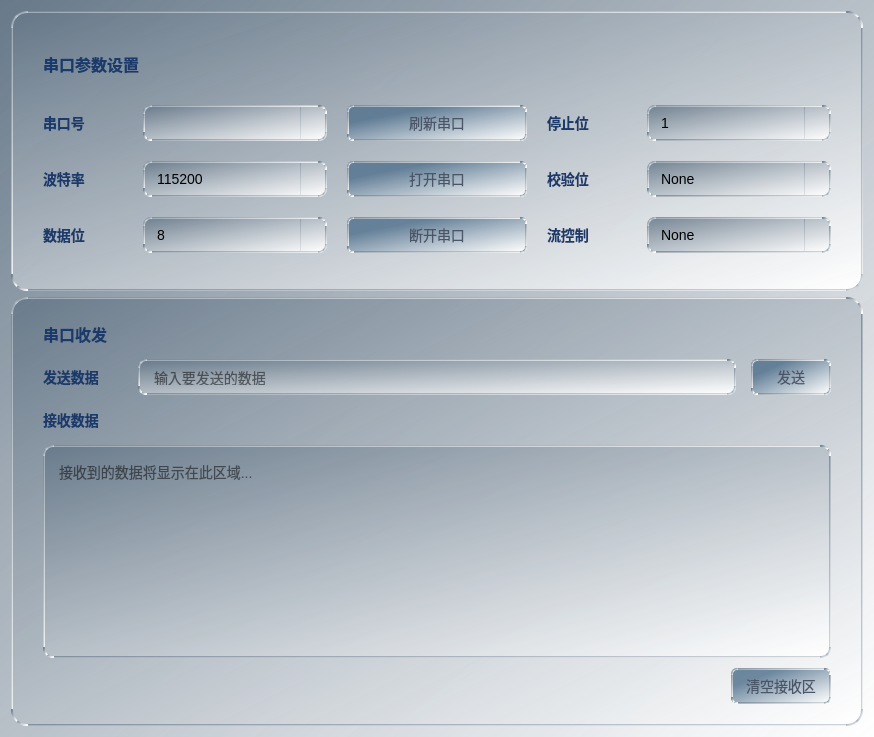
<?xml version="1.0" encoding="UTF-8"?>
<ui version="4.0">
 <class>SerialSetWidget</class>
 <widget class="QWidget" name="SerialSetWidget">
  <property name="geometry">
   <rect>
    <x>0</x>
    <y>0</y>
    <width>874</width>
    <height>737</height>
   </rect>
  </property>
  <property name="windowTitle">
   <string>Form</string>
  </property>
  <property name="styleSheet">
   <string notr="true">QWidget {
    font-family: &quot;Microsoft YaHei&quot;, &quot;微软雅黑&quot;, &quot;PingFang SC&quot;, sans-serif;
    font-size: 14px;
    color: #2D3748;
}
QWidget#SerialSetWidget{
    background: qlineargradient(spread:pad, x1:0, y1:0, x2:1, y2:1, stop:0 rgba(100, 118, 135, 217), stop:1 rgba(255, 255, 255, 255));
}</string>
  </property>
  <layout class="QGridLayout" name="gridLayout">
   <item row="0" column="0">
    <widget class="QFrame" name="serialConfigFrame">
     <property name="minimumSize">
      <size>
       <width>0</width>
       <height>280</height>
      </size>
     </property>
     <property name="maximumSize">
      <size>
       <width>16777215</width>
       <height>280</height>
      </size>
     </property>
     <property name="styleSheet">
      <string notr="true">QFrame#serialConfigFrame{
    background:qlineargradient(spread:pad, x1:0, y1:0, x2:1, y2:1, stop:0 rgba(100, 118, 135, 217), stop:1 rgba(255, 255, 255, 255));
    border-radius: 16px;
    border: 2px solid qlineargradient(spread:pad, x1:0, y1:0, x2:1, y2:1, stop:0 rgba(100, 118, 135, 217), stop:1 rgba(255, 255, 255, 255));
}</string>
     </property>
     <property name="frameShape">
      <enum>QFrame::StyledPanel</enum>
     </property>
     <property name="frameShadow">
      <enum>QFrame::Raised</enum>
     </property>
     <layout class="QVBoxLayout" name="serialConfigVerticalLayout">
      <property name="spacing">
       <number>10</number>
      </property>
      <property name="leftMargin">
       <number>30</number>
      </property>
      <property name="topMargin">
       <number>20</number>
      </property>
      <property name="rightMargin">
       <number>30</number>
      </property>
      <property name="bottomMargin">
       <number>20</number>
      </property>
      <item>
       <widget class="QLabel" name="configTitleLabel">
        <property name="minimumSize">
         <size>
          <width>0</width>
          <height>30</height>
         </size>
        </property>
        <property name="maximumSize">
         <size>
          <width>16777215</width>
          <height>30</height>
         </size>
        </property>
        <property name="styleSheet">
         <string notr="true">QLabel{
    border:none;
    font-size: 16px;
    font-weight: bold;
    color: #1A3A6B;
    background:transparent;
}</string>
        </property>
        <property name="text">
         <string>&lt;html&gt;&lt;head/&gt;&lt;body&gt;&lt;p&gt;&lt;span style=&quot; font-size:12pt;&quot;&gt;串口参数设置&lt;/span&gt;&lt;/p&gt;&lt;/body&gt;&lt;/html&gt;</string>
        </property>
       </widget>
      </item>
      <item>
       <layout class="QGridLayout" name="serialConfigGridLayout">
        <property name="spacing">
         <number>20</number>
        </property>
        <item row="0" column="0">
         <widget class="QLabel" name="portNameLabel">
          <property name="minimumSize">
           <size>
            <width>80</width>
            <height>36</height>
           </size>
          </property>
          <property name="maximumSize">
           <size>
            <width>80</width>
            <height>36</height>
           </size>
          </property>
          <property name="styleSheet">
           <string notr="true">QLabel{
    border:none;
    font-weight: bold;
    color: #1A3A6B;
    background:transparent;
}</string>
          </property>
          <property name="text">
           <string>串口号</string>
          </property>
         </widget>
        </item>
        <item row="0" column="1">
         <widget class="QComboBox" name="portNameComboBox">
          <property name="minimumSize">
           <size>
            <width>180</width>
            <height>36</height>
           </size>
          </property>
          <property name="maximumSize">
           <size>
            <width>200</width>
            <height>36</height>
           </size>
          </property>
          <property name="styleSheet">
           <string notr="true">QComboBox{
    background-color: qlineargradient(spread:pad, x1:0, y1:0, x2:1, y2:1, stop:0 rgba(100, 118, 135, 217), stop:1 rgba(255, 255, 255, 255));
    border: 2px solid qlineargradient(spread:pad, x1:0, y1:0, x2:1, y2:1, stop:0 rgba(100, 118, 135, 217), stop:1 rgba(255, 255, 255, 255));
    border-radius: 8px;
    padding: 6px 12px;
    font-size: 14px;
    color: rgb(0, 0, 0);
}
QComboBox:focus{
    border: 1px solid #348aff;
}
QComboBox::drop-down{
    subcontrol-origin: padding;
    subcontrol-position: top right;
    width: 24px;
    border-left: 1px solid qlineargradient(spread:pad, x1:0, y1:0, x2:1, y2:1, stop:0 rgba(100, 118, 135, 217), stop:1 rgba(255, 255, 255, 255));
    border-top-right-radius: 8px;
    border-bottom-right-radius: 8px;
}</string>
          </property>
         </widget>
        </item>
        <item row="0" column="2">
         <widget class="QPushButton" name="refreshPortButton">
          <property name="minimumSize">
           <size>
            <width>180</width>
            <height>36</height>
           </size>
          </property>
          <property name="maximumSize">
           <size>
            <width>180</width>
            <height>36</height>
           </size>
          </property>
          <property name="styleSheet">
           <string notr="true">QPushButton
{
	background: qlineargradient(spread:pad, x1:0, y1:0, x2:1, y2:1, stop:0.248927 rgba(85, 116, 143, 217), stop:1 rgba(255, 255, 255, 255));
	color: rgb(74, 85, 104);
	border: 2px solid qlineargradient(spread:pad, x1:0, y1:0, x2:1, y2:1, stop:0 rgba(100, 118, 135, 217), stop:1 rgba(255, 255, 255, 255));
	border-radius: 6px;
	font-size: 14px;
	font: 63 9pt &quot;Bahnschrift SemiBold SemiConden&quot;;
}
QPushButton:hover {
    background: qlineargradient(spread:pad, x1:0, y1:0, x2:1, y2:1, stop:0 rgba(100, 118, 135, 217), stop:1 rgba(255, 255, 255, 255));
    color: #1A3A6B;
}

QPushButton:pressed {
    background: qlineargradient(spread:pad, x1:0, y1:0, x2:1, y2:1, stop:0 rgba(100, 118, 135, 217), stop:1 rgba(255, 255, 255, 255));
	color: #1A3A6B;
    font-weight: bold;
}</string>
          </property>
          <property name="text">
           <string>刷新串口</string>
          </property>
         </widget>
        </item>
        <item row="1" column="2">
         <widget class="QPushButton" name="openButton">
          <property name="minimumSize">
           <size>
            <width>180</width>
            <height>36</height>
           </size>
          </property>
          <property name="maximumSize">
           <size>
            <width>200</width>
            <height>36</height>
           </size>
          </property>
          <property name="styleSheet">
           <string notr="true">QPushButton
{
	background: qlineargradient(spread:pad, x1:0, y1:0, x2:1, y2:1, stop:0.248927 rgba(85, 116, 143, 217), stop:1 rgba(255, 255, 255, 255));
	color: rgb(74, 85, 104);
	border: 2px solid qlineargradient(spread:pad, x1:0, y1:0, x2:1, y2:1, stop:0 rgba(100, 118, 135, 217), stop:1 rgba(255, 255, 255, 255));
	border-radius: 6px;
	font-size: 14px;
	font: 63 9pt &quot;Bahnschrift SemiBold SemiConden&quot;;
}
QPushButton:hover {
    background: qlineargradient(spread:pad, x1:0, y1:0, x2:1, y2:1, stop:0 rgba(100, 118, 135, 217), stop:1 rgba(255, 255, 255, 255));
    color: #1A3A6B;
}

QPushButton:pressed {
    background: qlineargradient(spread:pad, x1:0, y1:0, x2:1, y2:1, stop:0 rgba(100, 118, 135, 217), stop:1 rgba(255, 255, 255, 255));
	color: #1A3A6B;
    font-weight: bold;
}</string>
          </property>
          <property name="text">
           <string>打开串口</string>
          </property>
         </widget>
        </item>
        <item row="2" column="2">
         <widget class="QPushButton" name="closeButton">
          <property name="minimumSize">
           <size>
            <width>180</width>
            <height>36</height>
           </size>
          </property>
          <property name="maximumSize">
           <size>
            <width>200</width>
            <height>36</height>
           </size>
          </property>
          <property name="styleSheet">
           <string notr="true">QPushButton
{
	background: qlineargradient(spread:pad, x1:0, y1:0, x2:1, y2:1, stop:0.248927 rgba(85, 116, 143, 217), stop:1 rgba(255, 255, 255, 255));
	color: rgb(74, 85, 104);
	border: 2px solid qlineargradient(spread:pad, x1:0, y1:0, x2:1, y2:1, stop:0 rgba(100, 118, 135, 217), stop:1 rgba(255, 255, 255, 255));
	border-radius: 6px;
	font-size: 14px;
	font: 63 9pt &quot;Bahnschrift SemiBold SemiConden&quot;;
}
QPushButton:hover {
    background: qlineargradient(spread:pad, x1:0, y1:0, x2:1, y2:1, stop:0 rgba(100, 118, 135, 217), stop:1 rgba(255, 255, 255, 255));
    color: #1A3A6B;
}

QPushButton:pressed {
    background: qlineargradient(spread:pad, x1:0, y1:0, x2:1, y2:1, stop:0 rgba(100, 118, 135, 217), stop:1 rgba(255, 255, 255, 255));
	color: #1A3A6B;
    font-weight: bold;
}</string>
          </property>
          <property name="text">
           <string>断开串口</string>
          </property>
         </widget>
        </item>
        <item row="2" column="4">
         <layout class="QHBoxLayout" name="statusLayout">
          <property name="spacing">
           <number>15</number>
          </property>
          <item>
           <widget class="QComboBox" name="flowControlBox">
            <property name="minimumSize">
             <size>
              <width>180</width>
              <height>36</height>
             </size>
            </property>
            <property name="maximumSize">
             <size>
              <width>200</width>
              <height>36</height>
             </size>
            </property>
            <property name="styleSheet">
             <string notr="true">QComboBox{
    background-color: qlineargradient(spread:pad, x1:0, y1:0, x2:1, y2:1, stop:0 rgba(100, 118, 135, 217), stop:1 rgba(255, 255, 255, 255));
    border: 2px solid qlineargradient(spread:pad, x1:0, y1:0, x2:1, y2:1, stop:0 rgba(100, 118, 135, 217), stop:1 rgba(255, 255, 255, 255));
    border-radius: 8px;
    padding: 6px 12px;
    font-size: 14px;
    color: rgb(0, 0, 0);
}
QComboBox:focus{
    border: 1px solid #348aff;
}
QComboBox::drop-down{
    subcontrol-origin: padding;
    subcontrol-position: top right;
    width: 24px;
    border-left: 1px solid qlineargradient(spread:pad, x1:0, y1:0, x2:1, y2:1, stop:0 rgba(100, 118, 135, 217), stop:1 rgba(255, 255, 255, 255));
    border-top-right-radius: 8px;
    border-bottom-right-radius: 8px;
}</string>
            </property>
            <item>
             <property name="text">
              <string>None</string>
             </property>
            </item>
           </widget>
          </item>
         </layout>
        </item>
        <item row="2" column="0">
         <widget class="QLabel" name="dataBitsLabel">
          <property name="minimumSize">
           <size>
            <width>80</width>
            <height>36</height>
           </size>
          </property>
          <property name="maximumSize">
           <size>
            <width>80</width>
            <height>36</height>
           </size>
          </property>
          <property name="styleSheet">
           <string notr="true">QLabel{
    border:none;
    font-weight: bold;
    color: #1A3A6B;
    background:transparent;
}</string>
          </property>
          <property name="text">
           <string>数据位</string>
          </property>
         </widget>
        </item>
        <item row="2" column="1">
         <widget class="QComboBox" name="dataBitsComboBox">
          <property name="minimumSize">
           <size>
            <width>180</width>
            <height>36</height>
           </size>
          </property>
          <property name="maximumSize">
           <size>
            <width>200</width>
            <height>36</height>
           </size>
          </property>
          <property name="styleSheet">
           <string notr="true">QComboBox{
    background-color: qlineargradient(spread:pad, x1:0, y1:0, x2:1, y2:1, stop:0 rgba(100, 118, 135, 217), stop:1 rgba(255, 255, 255, 255));
    border: 2px solid qlineargradient(spread:pad, x1:0, y1:0, x2:1, y2:1, stop:0 rgba(100, 118, 135, 217), stop:1 rgba(255, 255, 255, 255));
    border-radius: 8px;
    padding: 6px 12px;
    font-size: 14px;
    color: rgb(0, 0, 0);
}
QComboBox:focus{
    border: 1px solid #348aff;
}
QComboBox::drop-down{
    subcontrol-origin: padding;
    subcontrol-position: top right;
    width: 24px;
    border-left: 1px solid qlineargradient(spread:pad, x1:0, y1:0, x2:1, y2:1, stop:0 rgba(100, 118, 135, 217), stop:1 rgba(255, 255, 255, 255));
    border-top-right-radius: 8px;
    border-bottom-right-radius: 8px;
}</string>
          </property>
          <item>
           <property name="text">
            <string>8</string>
           </property>
          </item>
          <item>
           <property name="text">
            <string>7</string>
           </property>
          </item>
          <item>
           <property name="text">
            <string>6</string>
           </property>
          </item>
          <item>
           <property name="text">
            <string>5</string>
           </property>
          </item>
         </widget>
        </item>
        <item row="1" column="0">
         <widget class="QLabel" name="baudRateLabel">
          <property name="minimumSize">
           <size>
            <width>80</width>
            <height>36</height>
           </size>
          </property>
          <property name="maximumSize">
           <size>
            <width>80</width>
            <height>36</height>
           </size>
          </property>
          <property name="styleSheet">
           <string notr="true">QLabel{
    border:none;
    font-weight: bold;
    color: #1A3A6B;
    background:transparent;
}</string>
          </property>
          <property name="text">
           <string>波特率</string>
          </property>
         </widget>
        </item>
        <item row="1" column="1">
         <widget class="QComboBox" name="baudRateComboBox">
          <property name="minimumSize">
           <size>
            <width>180</width>
            <height>36</height>
           </size>
          </property>
          <property name="maximumSize">
           <size>
            <width>200</width>
            <height>36</height>
           </size>
          </property>
          <property name="styleSheet">
           <string notr="true">QComboBox{
    background-color: qlineargradient(spread:pad, x1:0, y1:0, x2:1, y2:1, stop:0 rgba(100, 118, 135, 217), stop:1 rgba(255, 255, 255, 255));
    border: 2px solid qlineargradient(spread:pad, x1:0, y1:0, x2:1, y2:1, stop:0 rgba(100, 118, 135, 217), stop:1 rgba(255, 255, 255, 255));
    border-radius: 8px;
    padding: 6px 12px;
    font-size: 14px;
    color: rgb(0, 0, 0);
}
QComboBox:focus{
    border: 1px solid #348aff;
}
QComboBox::drop-down{
    subcontrol-origin: padding;
    subcontrol-position: top right;
    width: 24px;
    border-left: 1px solid qlineargradient(spread:pad, x1:0, y1:0, x2:1, y2:1, stop:0 rgba(100, 118, 135, 217), stop:1 rgba(255, 255, 255, 255));
    border-top-right-radius: 8px;
    border-bottom-right-radius: 8px;
}</string>
          </property>
          <item>
           <property name="text">
            <string>115200</string>
           </property>
          </item>
          <item>
           <property name="text">
            <string>9600</string>
           </property>
          </item>
          <item>
           <property name="text">
            <string>4800</string>
           </property>
          </item>
         </widget>
        </item>
        <item row="0" column="3">
         <widget class="QLabel" name="stopBitsLabel">
          <property name="minimumSize">
           <size>
            <width>80</width>
            <height>36</height>
           </size>
          </property>
          <property name="maximumSize">
           <size>
            <width>80</width>
            <height>36</height>
           </size>
          </property>
          <property name="styleSheet">
           <string notr="true">QLabel{
    border:none;
    font-weight: bold;
    color: #1A3A6B;
    background:transparent;
}</string>
          </property>
          <property name="text">
           <string>停止位</string>
          </property>
         </widget>
        </item>
        <item row="0" column="4">
         <widget class="QComboBox" name="stopBitsComboBox">
          <property name="minimumSize">
           <size>
            <width>180</width>
            <height>36</height>
           </size>
          </property>
          <property name="maximumSize">
           <size>
            <width>200</width>
            <height>36</height>
           </size>
          </property>
          <property name="styleSheet">
           <string notr="true">QComboBox{
    background-color: qlineargradient(spread:pad, x1:0, y1:0, x2:1, y2:1, stop:0 rgba(100, 118, 135, 217), stop:1 rgba(255, 255, 255, 255));
    border: 2px solid qlineargradient(spread:pad, x1:0, y1:0, x2:1, y2:1, stop:0 rgba(100, 118, 135, 217), stop:1 rgba(255, 255, 255, 255));
    border-radius: 8px;
    padding: 6px 12px;
    font-size: 14px;
    color: rgb(0, 0, 0);
}
QComboBox:focus{
    border: 1px solid #348aff;
}
QComboBox::drop-down{
    subcontrol-origin: padding;
    subcontrol-position: top right;
    width: 24px;
    border-left: 1px solid qlineargradient(spread:pad, x1:0, y1:0, x2:1, y2:1, stop:0 rgba(100, 118, 135, 217), stop:1 rgba(255, 255, 255, 255));
    border-top-right-radius: 8px;
    border-bottom-right-radius: 8px;
}</string>
          </property>
          <item>
           <property name="text">
            <string>1</string>
           </property>
          </item>
          <item>
           <property name="text">
            <string>1.5</string>
           </property>
          </item>
          <item>
           <property name="text">
            <string>2</string>
           </property>
          </item>
         </widget>
        </item>
        <item row="1" column="3">
         <widget class="QLabel" name="parityLabel">
          <property name="minimumSize">
           <size>
            <width>80</width>
            <height>36</height>
           </size>
          </property>
          <property name="maximumSize">
           <size>
            <width>80</width>
            <height>36</height>
           </size>
          </property>
          <property name="styleSheet">
           <string notr="true">QLabel{
    border:none;
    font-weight: bold;
    color: #1A3A6B;
    background:transparent;
}</string>
          </property>
          <property name="text">
           <string>校验位</string>
          </property>
         </widget>
        </item>
        <item row="1" column="4">
         <widget class="QComboBox" name="parityComboBox">
          <property name="minimumSize">
           <size>
            <width>180</width>
            <height>36</height>
           </size>
          </property>
          <property name="maximumSize">
           <size>
            <width>200</width>
            <height>36</height>
           </size>
          </property>
          <property name="styleSheet">
           <string notr="true">QComboBox{
    background-color: qlineargradient(spread:pad, x1:0, y1:0, x2:1, y2:1, stop:0 rgba(100, 118, 135, 217), stop:1 rgba(255, 255, 255, 255));
    border: 2px solid qlineargradient(spread:pad, x1:0, y1:0, x2:1, y2:1, stop:0 rgba(100, 118, 135, 217), stop:1 rgba(255, 255, 255, 255));
    border-radius: 8px;
    padding: 6px 12px;
    font-size: 14px;
    color: rgb(0, 0, 0);
}
QComboBox:focus{
    border: 1px solid #348aff;
}
QComboBox::drop-down{
    subcontrol-origin: padding;
    subcontrol-position: top right;
    width: 24px;
    border-left: 1px solid qlineargradient(spread:pad, x1:0, y1:0, x2:1, y2:1, stop:0 rgba(100, 118, 135, 217), stop:1 rgba(255, 255, 255, 255));
    border-top-right-radius: 8px;
    border-bottom-right-radius: 8px;
}</string>
          </property>
          <item>
           <property name="text">
            <string>None</string>
           </property>
          </item>
         </widget>
        </item>
        <item row="2" column="3">
         <widget class="QLabel" name="flowControlLabel">
          <property name="minimumSize">
           <size>
            <width>80</width>
            <height>36</height>
           </size>
          </property>
          <property name="maximumSize">
           <size>
            <width>80</width>
            <height>36</height>
           </size>
          </property>
          <property name="styleSheet">
           <string notr="true">QLabel{
    border:none;
    font-weight: bold;
    color: #1A3A6B;
    background:transparent;
}</string>
          </property>
          <property name="text">
           <string>流控制</string>
          </property>
         </widget>
        </item>
       </layout>
      </item>
     </layout>
    </widget>
   </item>
   <item row="1" column="0">
    <widget class="QFrame" name="serialTestFrame">
     <property name="styleSheet">
      <string notr="true">QFrame#serialTestFrame{
    background:qlineargradient(spread:pad, x1:0, y1:0, x2:1, y2:1, stop:0 rgba(100, 118, 135, 217), stop:1 rgba(255, 255, 255, 255));
    border-radius: 16px;
    border: 2px solid qlineargradient(spread:pad, x1:0, y1:0, x2:1, y2:1, stop:0 rgba(100, 118, 135, 217), stop:1 rgba(255, 255, 255, 255));
}</string>
     </property>
     <property name="frameShape">
      <enum>QFrame::StyledPanel</enum>
     </property>
     <property name="frameShadow">
      <enum>QFrame::Raised</enum>
     </property>
     <layout class="QVBoxLayout" name="serialTestVerticalLayout">
      <property name="spacing">
       <number>10</number>
      </property>
      <property name="leftMargin">
       <number>30</number>
      </property>
      <property name="topMargin">
       <number>20</number>
      </property>
      <property name="rightMargin">
       <number>30</number>
      </property>
      <property name="bottomMargin">
       <number>20</number>
      </property>
      <item>
       <widget class="QLabel" name="testTitleLabel">
        <property name="minimumSize">
         <size>
          <width>0</width>
          <height>30</height>
         </size>
        </property>
        <property name="maximumSize">
         <size>
          <width>16777215</width>
          <height>30</height>
         </size>
        </property>
        <property name="styleSheet">
         <string notr="true">QLabel{
    border:none;
    font-size: 16px;
    font-weight: bold;
    color: #1A3A6B;
    background:transparent;
}</string>
        </property>
        <property name="text">
         <string>&lt;html&gt;&lt;head/&gt;&lt;body&gt;&lt;p&gt;&lt;span style=&quot; font-size:12pt;&quot;&gt;串口收发&lt;/span&gt;&lt;/p&gt;&lt;/body&gt;&lt;/html&gt;</string>
        </property>
       </widget>
      </item>
      <item>
       <layout class="QHBoxLayout" name="sendHorizontalLayout">
        <property name="spacing">
         <number>15</number>
        </property>
        <item>
         <widget class="QLabel" name="sendDataLabel">
          <property name="minimumSize">
           <size>
            <width>80</width>
            <height>36</height>
           </size>
          </property>
          <property name="maximumSize">
           <size>
            <width>80</width>
            <height>36</height>
           </size>
          </property>
          <property name="styleSheet">
           <string notr="true">QLabel{
    border:none;
    font-weight: bold;
    color: #1A3A6B;
    background:transparent;
}</string>
          </property>
          <property name="text">
           <string>发送数据</string>
          </property>
         </widget>
        </item>
        <item>
         <widget class="QLineEdit" name="sendDataEdit">
          <property name="minimumSize">
           <size>
            <width>0</width>
            <height>36</height>
           </size>
          </property>
          <property name="styleSheet">
           <string notr="true">QLineEdit{
    background-color: qlineargradient(spread:pad, x1:0, y1:0, x2:1, y2:1, stop:0 rgba(100, 118, 135, 217), stop:1 rgba(255, 255, 255, 255));
    border: 2px solid qlineargradient(spread:pad, x1:0, y1:0, x2:1, y2:1, stop:0 rgba(100, 118, 135, 217), stop:1 rgba(255, 255, 255, 255));
    border-radius: 8px;
    padding: 8px 12px;
    font-size: 14px;
    color: rgb(0, 0, 0);
}
QLineEdit:focus{
    border: 1px solid #348aff;
}
QLineEdit::placeholder{
    color: #888888;
}</string>
          </property>
          <property name="placeholderText">
           <string>输入要发送的数据</string>
          </property>
         </widget>
        </item>
        <item>
         <widget class="QPushButton" name="sendButton">
          <property name="minimumSize">
           <size>
            <width>80</width>
            <height>36</height>
           </size>
          </property>
          <property name="maximumSize">
           <size>
            <width>100</width>
            <height>36</height>
           </size>
          </property>
          <property name="styleSheet">
           <string notr="true">QPushButton
{
	background: qlineargradient(spread:pad, x1:0, y1:0, x2:1, y2:1, stop:0.248927 rgba(85, 116, 143, 217), stop:1 rgba(255, 255, 255, 255));
	color: rgb(74, 85, 104);
	border: 2px solid qlineargradient(spread:pad, x1:0, y1:0, x2:1, y2:1, stop:0 rgba(100, 118, 135, 217), stop:1 rgba(255, 255, 255, 255));
	border-radius: 6px;
	font-size: 14px;
	font: 63 9pt &quot;Bahnschrift SemiBold SemiConden&quot;;
}
QPushButton:hover {
    background: qlineargradient(spread:pad, x1:0, y1:0, x2:1, y2:1, stop:0 rgba(100, 118, 135, 217), stop:1 rgba(255, 255, 255, 255));
    color: #1A3A6B;
}

QPushButton:pressed {
    background: qlineargradient(spread:pad, x1:0, y1:0, x2:1, y2:1, stop:0 rgba(100, 118, 135, 217), stop:1 rgba(255, 255, 255, 255));
	color: #1A3A6B;
    font-weight: bold;
}</string>
          </property>
          <property name="text">
           <string>发送</string>
          </property>
         </widget>
        </item>
       </layout>
      </item>
      <item>
       <layout class="QHBoxLayout" name="receiveLabelLayout">
        <property name="spacing">
         <number>15</number>
        </property>
        <item>
         <widget class="QLabel" name="receiveDataLabel">
          <property name="minimumSize">
           <size>
            <width>80</width>
            <height>30</height>
           </size>
          </property>
          <property name="styleSheet">
           <string notr="true">QLabel{
    border:none;
    font-weight: bold;
    color: #1A3A6B;
    background:transparent;
}</string>
          </property>
          <property name="text">
           <string>接收数据</string>
          </property>
         </widget>
        </item>
        <item>
         <spacer name="receiveLabelHorizontalSpacer">
          <property name="orientation">
           <enum>Qt::Horizontal</enum>
          </property>
          <property name="sizeHint" stdset="0">
           <size>
            <width>40</width>
            <height>20</height>
           </size>
          </property>
         </spacer>
        </item>
       </layout>
      </item>
      <item>
       <widget class="QTextEdit" name="receiveTextEdit">
        <property name="minimumSize">
         <size>
          <width>0</width>
          <height>200</height>
         </size>
        </property>
        <property name="styleSheet">
         <string notr="true">QTextEdit{
    background-color: qlineargradient(spread:pad, x1:0, y1:0, x2:1, y2:1, stop:0 rgba(100, 118, 135, 217), stop:1 rgba(255, 255, 255, 255));
    border: 2px solid qlineargradient(spread:pad, x1:0, y1:0, x2:1, y2:1, stop:0 rgba(100, 118, 135, 217), stop:1 rgba(255, 255, 255, 255));
    border-radius: 10px;
    padding: 10px;
    font-size: 14px;
    color: rgb(0, 0, 0);
}</string>
        </property>
        <property name="readOnly">
         <bool>true</bool>
        </property>
        <property name="placeholderText">
         <string>接收到的数据将显示在此区域...</string>
        </property>
       </widget>
      </item>
      <item>
       <layout class="QHBoxLayout" name="clearReceiveLayout">
        <item>
         <spacer name="clearReceiveHorizontalSpacer">
          <property name="orientation">
           <enum>Qt::Horizontal</enum>
          </property>
          <property name="sizeHint" stdset="0">
           <size>
            <width>40</width>
            <height>20</height>
           </size>
          </property>
         </spacer>
        </item>
        <item>
         <widget class="QPushButton" name="clearReceiveButton">
          <property name="minimumSize">
           <size>
            <width>100</width>
            <height>36</height>
           </size>
          </property>
          <property name="maximumSize">
           <size>
            <width>140</width>
            <height>36</height>
           </size>
          </property>
          <property name="styleSheet">
           <string notr="true">QPushButton
{
	background: qlineargradient(spread:pad, x1:0, y1:0, x2:1, y2:1, stop:0.248927 rgba(85, 116, 143, 217), stop:1 rgba(255, 255, 255, 255));
	color: rgb(74, 85, 104);
	border: 2px solid qlineargradient(spread:pad, x1:0, y1:0, x2:1, y2:1, stop:0 rgba(100, 118, 135, 217), stop:1 rgba(255, 255, 255, 255));
	border-radius: 6px;
	font-size: 14px;
	font: 63 9pt &quot;Bahnschrift SemiBold SemiConden&quot;;
}
QPushButton:hover {
    background: qlineargradient(spread:pad, x1:0, y1:0, x2:1, y2:1, stop:0 rgba(100, 118, 135, 217), stop:1 rgba(255, 255, 255, 255));
    color: #1A3A6B;
}

QPushButton:pressed {
    background: qlineargradient(spread:pad, x1:0, y1:0, x2:1, y2:1, stop:0 rgba(100, 118, 135, 217), stop:1 rgba(255, 255, 255, 255));
	color: #1A3A6B;
    font-weight: bold;
}</string>
          </property>
          <property name="text">
           <string>清空接收区</string>
          </property>
         </widget>
        </item>
       </layout>
      </item>
     </layout>
    </widget>
   </item>
  </layout>
 </widget>
 <resources/>
 <connections/>
</ui>
